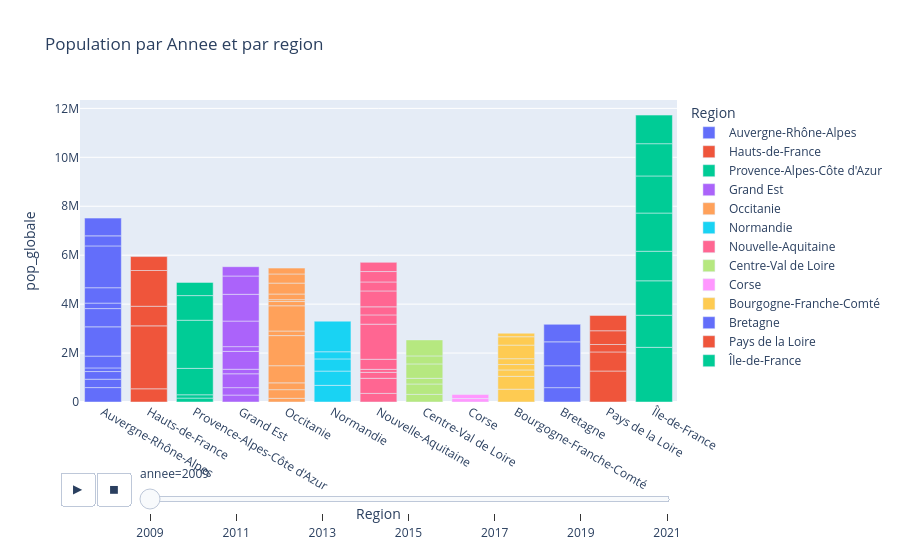

The code cell stored with this chart in its notebook:
### Markdown cell above
# Partie2 - Etude de la population

### Code cell
fig_region_pop_insee = px.bar(df, x='Region', y='pop_globale',
                                    animation_frame='annee', title='Population par Annee et par region',
                                    color='Region',hover_data=['Departement'])
fig_region_pop_insee.show()

### Figure 1 — Plotly figure (JSON) as saved in the notebook; plotly's stock layout.template omitted (floating-point values rounded to 4 significant figures)
{"data": [{"alignmentgroup": "True", "customdata": [["Ain"], ["Allier"], ["Ardèche"], ["Cantal"], ["Drôme"], ["Isère"], ["Loire"], ["Haute-Loire"], ["Puy-de-Dôme"], ["Rhône"], ["Savoie"], ["Haute-Savoie"]], "hovertemplate": "Region=%{x}<br>annee=2009<br>pop_globale=%{y}<br>Departement=%{customdata[0]}<extra></extra>", "legendgroup": "Auvergne-Rhône-Alpes", "marker": {"color": "#636efa", "pattern": {"shape": ""}}, "name": "Auvergne-Rhône-Alpes", "offsetgroup": "Auvergne-Rhône-Alpes", "orientation": "v", "showlegend": true, "textposition": "auto", "type": "bar", "x": ["Auvergne-Rhône-Alpes", "Auvergne-Rhône-Alpes", "Auvergne-Rhône-Alpes", "Auvergne-Rhône-Alpes", "Auvergne-Rhône-Alpes", "Auvergne-Rhône-Alpes", "Auvergne-Rhône-Alpes", "Auvergne-Rhône-Alpes", "Auvergne-Rhône-Alpes", "Auvergne-Rhône-Alpes", "Auvergne-Rhône-Alpes", "Auvergne-Rhône-Alpes"], "xaxis": "x", "y": [588857, 342559, 313265, 148495, 482874, 1196290, 745772, 223074, 629147, 1708678, 410968, 725672], "yaxis": "y"}, {"alignmentgroup": "True", "customdata": [["Aisne"], ["Nord"], ["Oise"], ["Pas-de-Calais"], ["Somme"]], "hovertemplate": "Region=%{x}<br>annee=2009<br>pop_globale=%{y}<br>Departement=%{customdata[0]}<extra></extra>", "legendgroup": "Hauts-de-France", "marker": {"color": "#EF553B", "pattern": {"shape": ""}}, "name": "Hauts-de-France", "offsetgroup": "Hauts-de-France", "orientation": "v", "showlegend": true, "textposition": "auto", "type": "bar", "x": ["Hauts-de-France", "Hauts-de-France", "Hauts-de-France", "Hauts-de-France", "Hauts-de-France"], "xaxis": "x", "y": [539547, 2571871, 801546, 1461121, 569490], "yaxis": "y"}, {"alignmentgroup": "True", "customdata": [["Alpes-de-Haute-Provence"], ["Hautes-Alpes"], ["Alpes-Maritimes"], ["Bouches-du-Rhône"], ["Var"], ["Vaucluse"]], "hovertemplate": "Region=%{x}<br>annee=2009<br>pop_globale=%{y}<br>Departement=%{customdata[0]}<extra></extra>", "legendgroup": "Provence-Alpes-Côte d'Azur", "marker": {"color": "#00cc96", "pattern": {"shape": ""}}, "name": "Provence-Alpes-Côte d'Azur", "offsetgroup": "Provence-Alpes-Côte d'Azur", "orientation": "v", "showlegend": true, "textposition": "auto", "type": "bar", "x": ["Provence-Alpes-Côte d'Azur", "Provence-Alpes-Côte d'Azur", "Provence-Alpes-Côte d'Azur", "Provence-Alpes-Côte d'Azur", "Provence-Alpes-Côte d'Azur", "Provence-Alpes-Côte d'Azur"], "xaxis": "x", "y": [159510, 135883, 1079144, 1967082, 1007068, 540168], "yaxis": "y"}, {"alignmentgroup": "True", "customdata": [["Ardennes"], ["Aube"], ["Marne"], ["Haute-Marne"], ["Meurthe-et-Moselle"], ["Meuse"], ["Moselle"], ["Bas-Rhin"], ["Haut-Rhin"], ["Vosges"]], "hovertemplate": "Region=%{x}<br>annee=2009<br>pop_globale=%{y}<br>Departement=%{customdata[0]}<extra></extra>", "legendgroup": "Grand Est", "marker": {"color": "#ab63fa", "pattern": {"shape": ""}}, "name": "Grand Est", "offsetgroup": "Grand Est", "orientation": "v", "showlegend": true, "textposition": "auto", "type": "bar", "x": ["Grand Est", "Grand Est", "Grand Est", "Grand Est", "Grand Est", "Grand Est", "Grand Est", "Grand Est", "Grand Est", "Grand Est"], "xaxis": "x", "y": [283474, 303225, 566321, 185110, 731286, 193458, 1044644, 1093786, 748502, 380064], "yaxis": "y"}, {"alignmentgroup": "True", "customdata": [["Ariège"], ["Aude"], ["Aveyron"], ["Gard"], ["Haute-Garonne"], ["Gers"], ["Hérault"], ["Lot"], ["Lozère"], ["Hautes-Pyrénées"], ["Pyrénées-Orientales"], ["Tarn"], ["Tarn-et-Garonne"]], "hovertemplate": "Region=%{x}<br>annee=2009<br>pop_globale=%{y}<br>Departement=%{customdata[0]}<extra></extra>", "legendgroup": "Occitanie", "marker": {"color": "#FFA15A", "pattern": {"shape": ""}}, "name": "Occitanie", "offsetgroup": "Occitanie", "orientation": "v", "showlegend": true, "textposition": "auto", "type": "bar", "x": ["Occitanie", "Occitanie", "Occitanie", "Occitanie", "Occitanie", "Occitanie", "Occitanie", "Occitanie", "Occitanie", "Occitanie", "Occitanie", "Occitanie", "Occitanie"], "xaxis": "x", "y": [151043, 353716, 277021, 701590, 1230500, 187273, 1031793, 173385, 77128, 229640, 445723, 373988, 239404], "yaxis": "y"}, {"alignmentgroup": "True", "customdata": [["Calvados"], ["Eure"], ["Manche"], ["Orne"], ["Seine-Maritime"]], "hovertemplate": "Region=%{x}<br>annee=2009<br>pop_globale=%{y}<br>Departement=%{customdata[0]}<extra></extra>", "legendgroup": "Normandie", "marker": {"color": "#19d3f3", "pattern": {"shape": ""}}, "name": "Normandie", "offsetgroup": "Normandie", "orientation": "v", "showlegend": true, "textposition": "auto", "type": "bar", "x": ["Normandie", "Normandie", "Normandie", "Normandie", "Normandie"], "xaxis": "x", "y": [680573, 582888, 497931, 291981, 1250239], "yaxis": "y"}, {"alignmentgroup": "True", "customdata": [["Charente"], ["Charente-Maritime"], ["Corrèze"], ["Creuse"], ["Dordogne"], ["Gironde"], ["Landes"], ["Lot-et-Garonne"], ["Pyrénées-Atlantiques"], ["Deux-Sèvres"], ["Vienne"], ["Haute-Vienne"]], "hovertemplate": "Region=%{x}<br>annee=2009<br>pop_globale=%{y}<br>Departement=%{customdata[0]}<extra></extra>", "legendgroup": "Nouvelle-Aquitaine", "marker": {"color": "#FF6692", "pattern": {"shape": ""}}, "name": "Nouvelle-Aquitaine", "offsetgroup": "Nouvelle-Aquitaine", "orientation": "v", "showlegend": true, "textposition": "auto", "type": "bar", "x": ["Nouvelle-Aquitaine", "Nouvelle-Aquitaine", "Nouvelle-Aquitaine", "Nouvelle-Aquitaine", "Nouvelle-Aquitaine", "Nouvelle-Aquitaine", "Nouvelle-Aquitaine", "Nouvelle-Aquitaine", "Nouvelle-Aquitaine", "Nouvelle-Aquitaine", "Nouvelle-Aquitaine", "Nouvelle-Aquitaine"], "xaxis": "x", "y": [351223, 616629, 243138, 123466, 411937, 1434126, 379257, 329567, 650292, 366445, 425826, 374816], "yaxis": "y"}, {"alignmentgroup": "True", "customdata": [["Cher"], ["Eure-et-Loir"], ["Indre"], ["Indre-et-Loire"], ["Loir-et-Cher"], ["Loiret"]], "hovertemplate": "Region=%{x}<br>annee=2009<br>pop_globale=%{y}<br>Departement=%{customdata[0]}<extra></extra>", "legendgroup": "Centre-Val de Loire", "marker": {"color": "#B6E880", "pattern": {"shape": ""}}, "name": "Centre-Val de Loire", "offsetgroup": "Centre-Val de Loire", "orientation": "v", "showlegend": true, "textposition": "auto", "type": "bar", "x": ["Centre-Val de Loire", "Centre-Val de Loire", "Centre-Val de Loire", "Centre-Val de Loire", "Centre-Val de Loire", "Centre-Val de Loire"], "xaxis": "x", "y": [310992, 425036, 232114, 588543, 327226, 653525], "yaxis": "y"}, {"alignmentgroup": "True", "customdata": [["Corse-du-Sud"], ["Haute-Corse"]], "hovertemplate": "Region=%{x}<br>annee=2009<br>pop_globale=%{y}<br>Departement=%{customdata[0]}<extra></extra>", "legendgroup": "Corse", "marker": {"color": "#FF97FF", "pattern": {"shape": ""}}, "name": "Corse", "offsetgroup": "Corse", "orientation": "v", "showlegend": true, "textposition": "auto", "type": "bar", "x": ["Corse", "Corse"], "xaxis": "x", "y": [141326, 164328], "yaxis": "y"}, {"alignmentgroup": "True", "customdata": [["Cote-d'Or"], ["Doubs"], ["Jura"], ["Nièvre"], ["Haute-Saône"], ["Saône-et-Loire"], ["Yonne"], ["Territoire-de-Belfort"]], "hovertemplate": "Region=%{x}<br>annee=2009<br>pop_globale=%{y}<br>Departement=%{customdata[0]}<extra></extra>", "legendgroup": "Bourgogne-Franche-Comté", "marker": {"color": "#FECB52", "pattern": {"shape": ""}}, "name": "Bourgogne-Franche-Comté", "offsetgroup": "Bourgogne-Franche-Comté", "orientation": "v", "showlegend": true, "textposition": "auto", "type": "bar", "x": ["Bourgogne-Franche-Comté", "Bourgogne-Franche-Comté", "Bourgogne-Franche-Comté", "Bourgogne-Franche-Comté", "Bourgogne-Franche-Comté", "Bourgogne-Franche-Comté", "Bourgogne-Franche-Comté", "Bourgogne-Franche-Comté"], "xaxis": "x", "y": [523855, 525443, 261263, 220189, 239276, 554780, 343289, 142425], "yaxis": "y"}, {"alignmentgroup": "True", "customdata": [["Cotes-d'Armor"], ["Finistère"], ["Ille-et-Vilaine"], ["Morbihan"]], "hovertemplate": "Region=%{x}<br>annee=2009<br>pop_globale=%{y}<br>Departement=%{customdata[0]}<extra></extra>", "legendgroup": "Bretagne", "marker": {"color": "#636efa", "pattern": {"shape": ""}}, "name": "Bretagne", "offsetgroup": "Bretagne", "orientation": "v", "showlegend": true, "textposition": "auto", "type": "bar", "x": ["Bretagne", "Bretagne", "Bretagne", "Bretagne"], "xaxis": "x", "y": [587388, 893981, 977499, 715963], "yaxis": "y"}, {"alignmentgroup": "True", "customdata": [["Loire-Atlantique"], ["Maine-et-Loire"], ["Mayenne"], ["Sarthe"], ["Vendée"]], "hovertemplate": "Region=%{x}<br>annee=2009<br>pop_globale=%{y}<br>Departement=%{customdata[0]}<extra></extra>", "legendgroup": "Pays de la Loire", "marker": {"color": "#EF553B", "pattern": {"shape": ""}}, "name": "Pays de la Loire", "offsetgroup": "Pays de la Loire", "orientation": "v", "showlegend": true, "textposition": "auto", "type": "bar", "x": ["Pays de la Loire", "Pays de la Loire", "Pays de la Loire", "Pays de la Loire", "Pays de la Loire"], "xaxis": "x", "y": [1265881, 779728, 304947, 561323, 625988], "yaxis": "y"}, {"alignmentgroup": "True", "customdata": [["Paris"], ["Seine-et-Marne"], ["Yvelines"], ["Essonne"], ["Hauts-de-Seine"], ["Seine-Saint-Denis"], ["Val-de-Marne"], ["Val-D'Oise"]], "hovertemplate": "Region=%{x}<br>annee=2009<br>pop_globale=%{y}<br>Departement=%{customdata[0]}<extra></extra>", "legendgroup": "Île-de-France", "marker": {"color": "#00cc96", "pattern": {"shape": ""}}, "name": "Île-de-France", "offsetgroup": "Île-de-France", "orientation": "v", "showlegend": true, "textposition": "auto", "type": "bar", "x": ["Île-de-France", "Île-de-France", "Île-de-France", "Île-de-France", "Île-de-France", "Île-de-France", "Île-de-France", "Île-de-France"], "xaxis": "x", "y": [2233902, 1312280, 1407313, 1207522, 1561649, 1515849, 1318483, 1168639], "yaxis": "y"}], "layout": {"barmode": "relative", "legend": {"title": {"text": "Region"}, "tracegroupgap": 0}, "sliders": [{"active": 0, "currentvalue": {"prefix": "annee="}, "len": 0.9, "pad": {"b": 10, "t": 60}, "steps": [{"args": [["2009"], {"frame": {"duration": 0, "redraw": true}, "fromcurrent": true, "mode": "immediate", "transition": {"duration": 0, "easing": "linear"}}], "label": "2009", "method": "animate"}, {"args": [["2011"], {"frame": {"duration": 0, "redraw": true}, "fromcurrent": true, "mode": "immediate", "transition": {"duration": 0, "easing": "linear"}}], "label": "2011", "method": "animate"}, {"args": [["2013"], {"frame": {"duration": 0, "redraw": true}, "fromcurrent": true, "mode": "immediate", "transition": {"duration": 0, "easing": "linear"}}], "label": "2013", "method": "animate"}, {"args": [["2015"], {"frame": {"duration": 0, "redraw": true}, "fromcurrent": true, "mode": "immediate", "transition": {"duration": 0, "easing": "linear"}}], "label": "2015", "method": "animate"}, {"args": [["2017"], {"frame": {"duration": 0, "redraw": true}, "fromcurrent": true, "mode": "immediate", "transition": {"duration": 0, "easing": "linear"}}], "label": "2017", "method": "animate"}, {"args": [["2019"], {"frame": {"duration": 0, "redraw": true}, "fromcurrent": true, "mode": "immediate", "transition": {"duration": 0, "easing": "linear"}}], "label": "2019", "method": "animate"}, {"args": [["2021"], {"frame": {"duration": 0, "redraw": true}, "fromcurrent": true, "mode": "immediate", "transition": {"duration": 0, "easing": "linear"}}], "label": "2021", "method": "animate"}], "x": 0.1, "xanchor": "left", "y": 0, "yanchor": "top"}], "title": {"text": "Population par Annee et par region"}, "updatemenus": [{"buttons": [{"args": [null, {"frame": {"duration": 500, "redraw": true}, "fromcurrent": true, "mode": "immediate", "transition": {"duration": 500, "easing": "linear"}}], "label": "&#9654;", "method": "animate"}, {"args": [[null], {"frame": {"duration": 0, "redraw": true}, "fromcurrent": true, "mode": "immediate", "transition": {"duration": 0, "easing": "linear"}}], "label": "&#9724;", "method": "animate"}], "direction": "left", "pad": {"r": 10, "t": 70}, "showactive": false, "type": "buttons", "x": 0.1, "xanchor": "right", "y": 0, "yanchor": "top"}], "xaxis": {"anchor": "y", "categoryarray": ["Auvergne-Rhône-Alpes", "Hauts-de-France", "Provence-Alpes-Côte d'Azur", "Grand Est", "Occitanie", "Normandie", "Nouvelle-Aquitaine", "Centre-Val de Loire", "Corse", "Bourgogne-Franche-Comté", "Bretagne", "Pays de la Loire", "Île-de-France"], "categoryorder": "array", "domain": [0, 1], "title": {"text": "Region"}}, "yaxis": {"anchor": "x", "domain": [0, 1], "title": {"text": "pop_globale"}}}}
